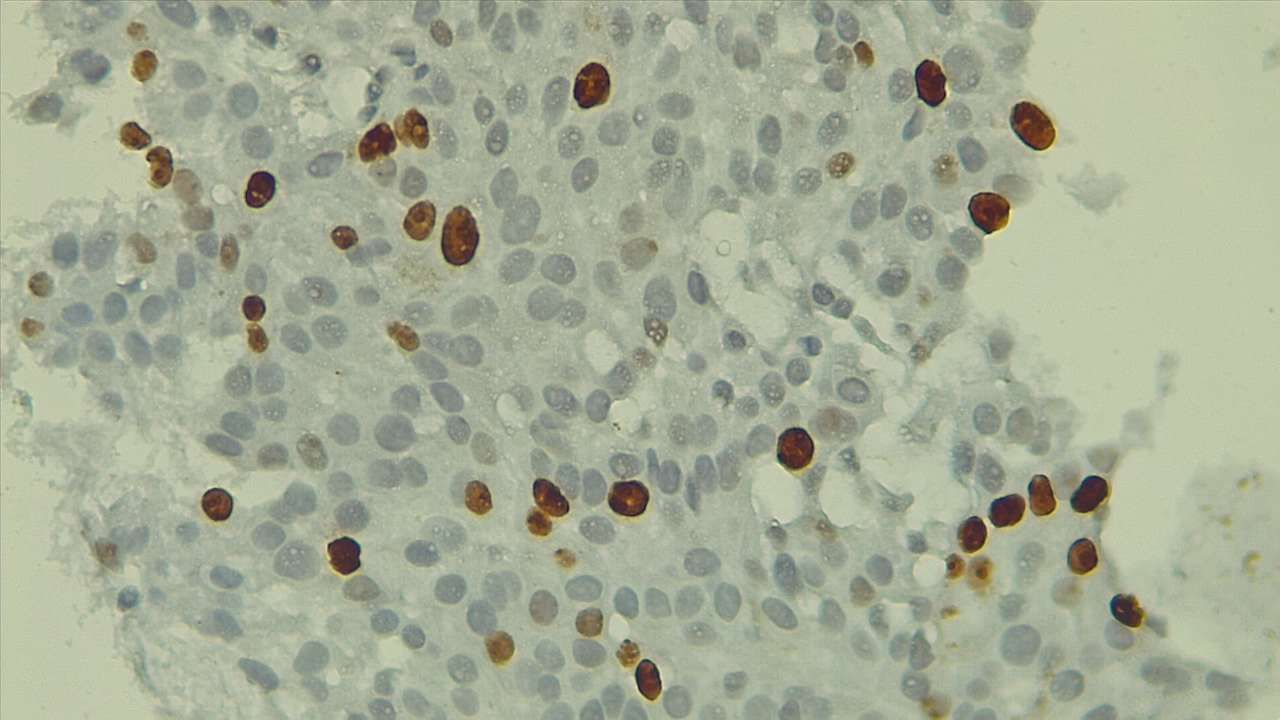
#> input picture Test1.jpg, 1280 x 720 px
$ jupyter execute --allow-errors analisis.ipynb
#> lines starting #> are read from the running program, lines starting #| are printed output that depends on the picture; after the words box and inside, x2 and y2 are one past the last pixel; in counts of white or black regions, pixels touching at a corner belong together; long printed decimals are rounded
# Test Técnico - Procesamiento de Imagenes en Python

## Objetivos

- **Ajustar la imagen** denominada Test1.jpg a un tamaño de 1024x1024 pixeles

- **Partir la imagen:** La imagen modificada se deberá partir en 4 sub-imágenes que correspondan a 4 secciones o cuadrantes de la imagen original y se deberán graficar cada una de estas imágenes

- **Aplicar una ecualización** a la imagen y mostrar la gráfica resultante para cada color

- **Manipulación de imágenes binarias:** Dada la imagen Mask.png realizar el conteo del total de objetos binarios (células) determinar el promedio del área de los objetos y aplicar una operación morfológica de apertura

- **Combinar Imágenes:** Fusionar las dos imágenes y presentar una nueva imagen en donde las máscaras se observen en un color específico dentro de la imagen original Test: ejemplo color azul

### 1. Ajustar la imagen denominada Test1.jpg a un tamaño de 1024x1024 pixeles

[cell 1]
import cv2
import matplotlib.pyplot as plt

# Abrir la imagen con OpenCV
image = cv2.imread('Test1.jpg')
#> image is the input picture: shape (720, 1280, 3); mean B, G, R 150.1, 172.3, 165.5
# Redimensionar la imagen
resized_image = cv2.resize(image, (1024, 1024))
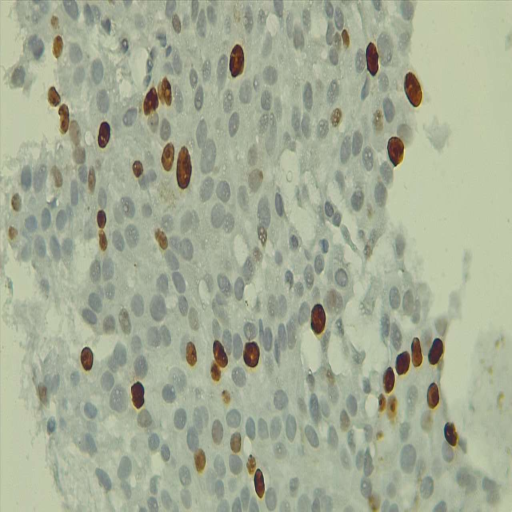
#> resized_image: shape (1024, 1024, 3) (shown at 1/2 size); mean B, G, R 150, 172.1, 165.4
# Guardar la imagen ajustada
cv2.imwrite('Test1_resized.jpg', resized_image)

# Mostrar la imagen con el mismo color
plt.imshow(cv2.cvtColor(resized_image, cv2.COLOR_BGR2RGB))
plt.show()

### 2. Partir la imagen en 4 sub-imágenes

[cell 2]
import cv2
import matplotlib.pyplot as plt

def split_image(image):
    """
    Divide la imagen ajustada en cuadrantes y los muestra en una cuadrícula 2x2.
    """
    height, width, _ = image.shape
    quadrants = [
        image[:height//2, :width//2],  # Top-left
        image[:height//2, width//2:],  # Top-right
        image[height//2:, :width//2],  # Bottom-left
        image[height//2:, width//2:]   # Bottom-right
    ]

    return quadrants

def display_quadrants(quadrants):
    """
    Muestra la imagen en una ventana emergente.
    """
    for i, quadrant in enumerate(quadrants, 1):
        plt.subplot(2, 2, i)
        plt.imshow(cv2.cvtColor(quadrant, cv2.COLOR_BGR2RGB))
        plt.axis('off')
    plt.tight_layout()
    plt.show()

# Dividir la imagen en cuadrantes
quadrants = split_image(resized_image)
#> quadrants = 4 items
# Mostrar los cuadrantes
display_quadrants(quadrants)
#> the loop in display_quadrants, `for i, quadrant in enumerate(quadrants, 1):` made 4 passes
#> in display_quadrants, `plt.show()`:
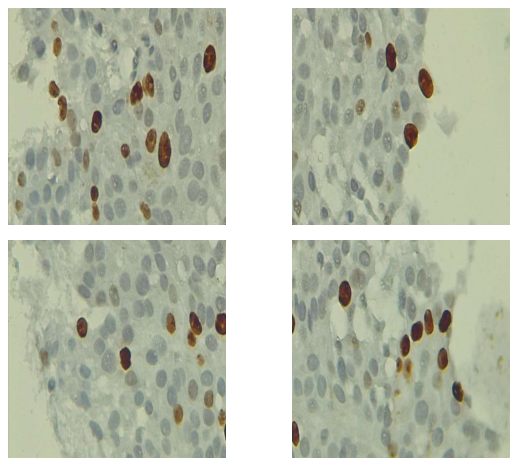
#> figure drawn by matplotlib, 4 panels

### 3. Ecualización de la imagen por canal de color

**Objetivo:** Mejorar la calidad visual de la imagen ajustando el contraste de sus canales de color para obtener una representación más equilibrada. Esto se logra mediante ecualización de histograma, que redistribuye los niveles de intensidad de manera uniforme.

[cell 3]
import cv2
import matplotlib.pyplot as plt

# Cargar la imagen en escala de grises
image = cv2.imread('test1_resized.jpg', cv2.IMREAD_GRAYSCALE)

# Aplicar CLAHE
clahe = cv2.createCLAHE(clipLimit=2.0, tileGridSize=(2, 2))  # división en 4 cuadrantes
equalized_image = clahe.apply(image)

# Visualizar la imagen original y ecualizada
plt.figure(figsize=(10, 5))

plt.subplot(1, 2, 1)
plt.title("Imagen Original")
#> (the rest of this cell did not finish here and is left out)

### 4. Manipulación de imágenes binarias (Mask.png)

[cell 4]
# Cargar la imagen binaria
mask = cv2.imread('Mask.tif', cv2.IMREAD_GRAYSCALE)
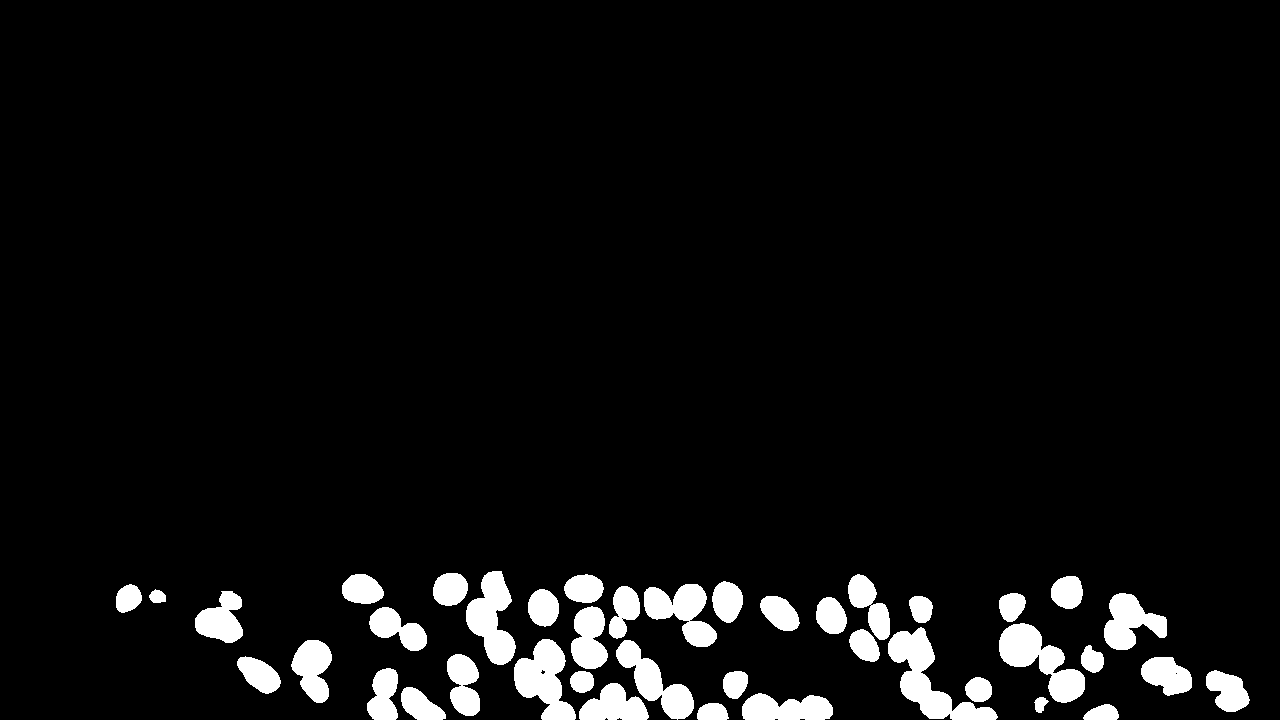
#> input picture MASK.tif, 1280 x 720 px, found by its file name
#> mask: shape (720, 1280); values 0 (black) and 1 (white), 5.6% white; 41 white regions, largest, box (x1, y1, x2, y2) and area: (888, 627, 998, 720) 3545, (999, 623, 1085, 703) 3082, (514, 639, 576, 720) 2834

# Mostrar la imagen
plt.imshow(mask, cmap='gray')
plt.title('Imagen Binaria')
plt.axis('off')
plt.show()

[cell 5]
# Contar objetos binarios
num_labels, labels, stats, centroids = cv2.connectedComponentsWithStats(mask)
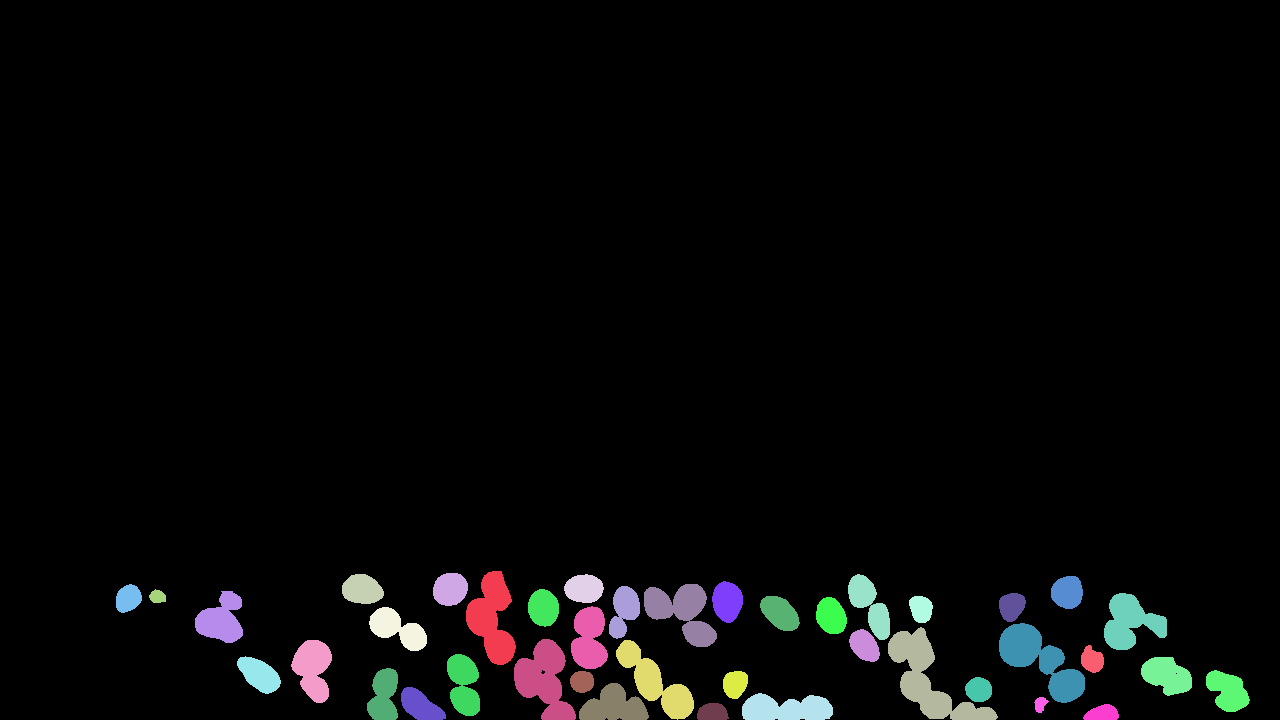
#> labels: shape (720, 1280) int32; 42 distinct labels, from 0 to 41; one colour per label, 0 black
#> num_labels = 42; stats = 42 rows, first 6: [0, 0, 1280, 720, 869897], [466, 571, 50, 94, 2675], [433, 573, 35, 33, 928], [342, 574, 42, 30, 974], [564, 574, 40, 29, 899], [848, 574, 42, 66, 1398]; centroids = 42 pairs, first value 127.8 to 1227.4, second value 342.2 to 712.9

# Excluir el fondo (label 0)
total_objects = num_labels - 1  # Resto el fondo
#> total_objects = 41
print(f"Total de objetos binarios: {total_objects}")
#| Total de objetos binarios: 41

[cell 6]
import numpy as np
#  Calcular áreas y promedio
areas = stats[1:, cv2.CC_STAT_AREA]  # Excluir el fondo (stats[0])
#> areas = 41 values, max 3545 at index 21, min 152 at index 38, mean 1261
average_area = np.mean(areas)
#> average_area = 1261
print(f"Área promedio de los objetos: {average_area}")
#| Área promedio de los objetos: 1261.049

[cell 7]
# Definir un kernel para la operación morfológica
kernel = cv2.getStructuringElement(cv2.MORPH_ELLIPSE, (7, 7))

# Aplicar la apertura
opened_mask = cv2.morphologyEx(mask, cv2.MORPH_OPEN, kernel)
#> opened_mask: shape (720, 1280); values 0 (black) and 1 (white), 5.6% white; 42 white regions, largest, box (x1, y1, x2, y2) and area: (888, 627, 997, 720) 3534, (514, 639, 576, 720) 2827, (466, 571, 516, 665) 2668

# Mostrar la imagen original y la apertura
plt.figure(figsize=(10, 5))

plt.subplot(1, 2, 1)
plt.title("Imagen Original")
plt.imshow(mask, cmap='gray')
plt.axis('off')

plt.subplot(1, 2, 2)
plt.title("Imagen con Apertura")
plt.imshow(opened_mask, cmap='gray')
plt.axis('off')

plt.tight_layout()
plt.show()

# Guardar la imagen resultante
cv2.imwrite('Mask_Aperture.tif', opened_mask)
#> Out = True

[cell 8]
# Contar objetos binarios
num_labels, labels, stats, centroids = cv2.connectedComponentsWithStats(opened_mask)
#> labels: shape (720, 1280) int32; 43 distinct labels, from 0 to 42
#> num_labels = 43; stats = 43 rows, first 6: [0, 0, 1280, 720, 870035], [466, 571, 50, 94, 2668], [433, 573, 35, 33, 926], [342, 574, 42, 30, 972], [564, 574, 40, 29, 899], [848, 574, 42, 66, 1396]; centroids = 43 pairs, first value 127.8 to 1227.4, second value 342.3 to 712.9

# Excluir el fondo (label 0)
total_objects = num_labels - 1  # Resto el fondo
#> total_objects = 42
print(f"Total de objetos binarios: {total_objects}")
#| Total de objetos binarios: 42

[cell 9]
import numpy as np
#  Calcular áreas y promedio
areas = stats[1:, cv2.CC_STAT_AREA]  # Excluir el fondo (stats[0])
#> areas = 42 values, max 3534 at index 21, min 140 at index 39, mean 1227.7
average_area = np.mean(areas)
#> average_area = 1227.7
print(f"Área promedio de los objetos: {average_area}")
#| Área promedio de los objetos: 1227.738

[cell 10]
# Transformación de distancia
dist_transform = cv2.distanceTransform(opened_mask, cv2.DIST_L2, 5)

# Umbralización para obtener los marcadores
_, sure_fg = cv2.threshold(dist_transform, 0.3 * dist_transform.max(), 255, 0)
#> sure_fg: shape (720, 1280) float32; 2.2% white; 57 white regions (1 under 20 px), largest, box (x1, y1, x2, y2) and area: (472, 577, 510, 659) 1215, (520, 645, 559, 699) 1054, (585, 689, 642, 720) 844
sure_fg = np.uint8(sure_fg)

# Marcar áreas desconocidas (fondo)
unknown = cv2.subtract(opened_mask, sure_fg)
#> unknown: shape (720, 1280); values 0 (black) and 1 (white), 3.3% white; 44 white regions, largest, box (x1, y1, x2, y2) and area: (888, 627, 997, 720) 1988, (514, 639, 576, 720) 1536, (644, 584, 717, 647) 1487

# Marcadores
_, markers = cv2.connectedComponents(sure_fg)
#> markers: shape (720, 1280) int32; 58 distinct labels, from 0 to 57
markers = markers + 1  # Asegurar que el fondo sea 1 en Watershed
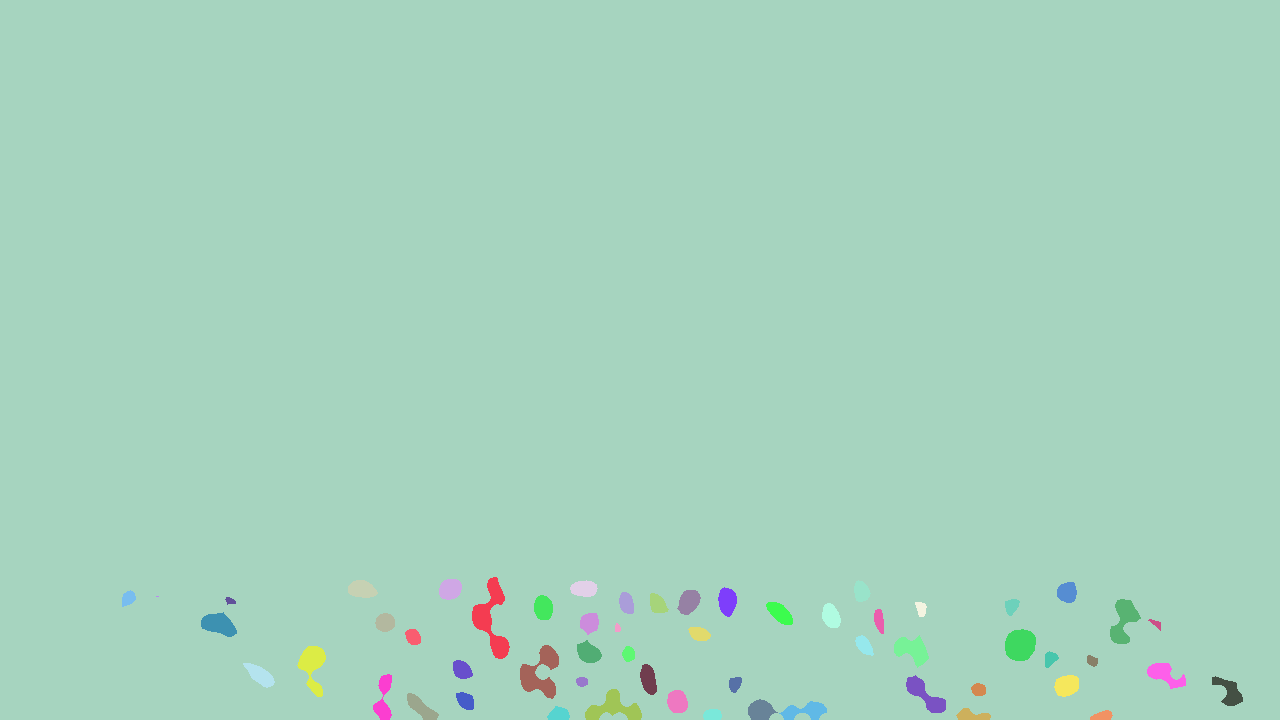
#> markers: shape (720, 1280) int32; 58 distinct labels, from 1 to 58; one colour per label, 0 black
markers[unknown == 255] = 0

# Convertir la imagen original a color para Watershed
color_image = cv2.cvtColor(opened_mask.copy(), cv2.COLOR_GRAY2BGR)
markers = cv2.watershed(color_image, markers)
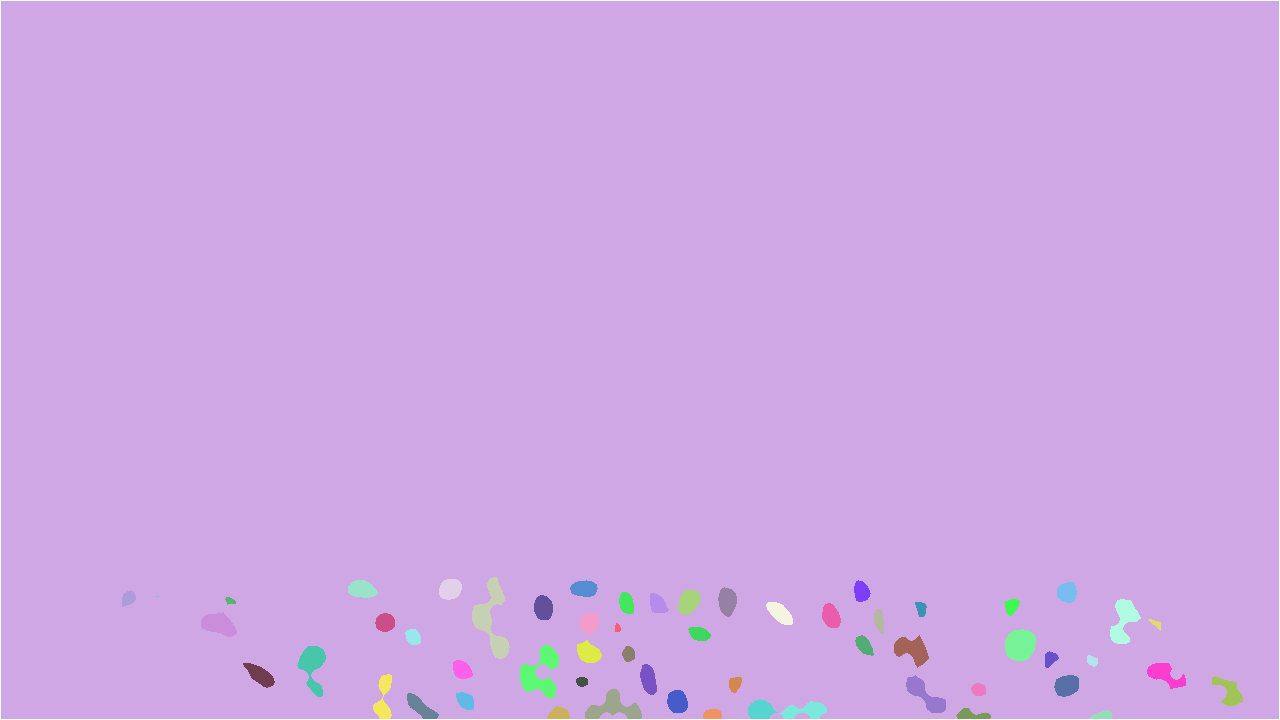
#> markers: shape (720, 1280) int32; 59 distinct labels, from -1 to 58; one colour per label, 0 black, -1 white

# Crear una nueva máscara segmentada
segmented_mask = opened_mask.copy()
segmented_mask[markers == -1] = 0
#> segmented_mask: shape (720, 1280); values 0 (black) and 1 (white), 5.6% white; 42 white regions, largest, box (x1, y1, x2, y2) and area: (888, 627, 997, 719) 3490, (514, 639, 576, 719) 2794, (466, 571, 516, 665) 2668

# Mostrar la imagen original y la segmentada
plt.figure(figsize=(10, 5))

plt.subplot(1, 2, 1)
plt.title("Imagen Original")
plt.imshow(opened_mask, cmap='gray')
plt.axis('off')

plt.subplot(1, 2, 2)
plt.title("Imagen Segmentada")
plt.imshow(segmented_mask, cmap='gray')
plt.axis('off')

plt.tight_layout()
plt.show()

[cell 11]
plt.imshow(markers, cmap='jet')
plt.title("Marcadores de Watershed")
plt.colorbar()
plt.show()
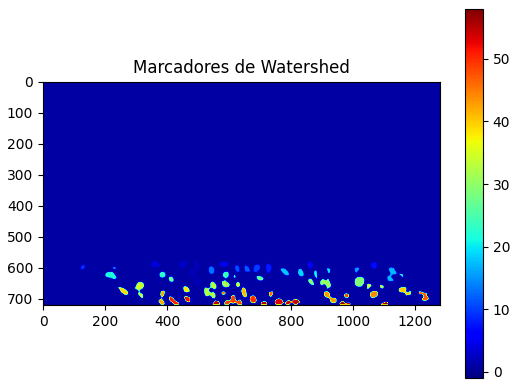
#> figure drawn by matplotlib, 2 panels
